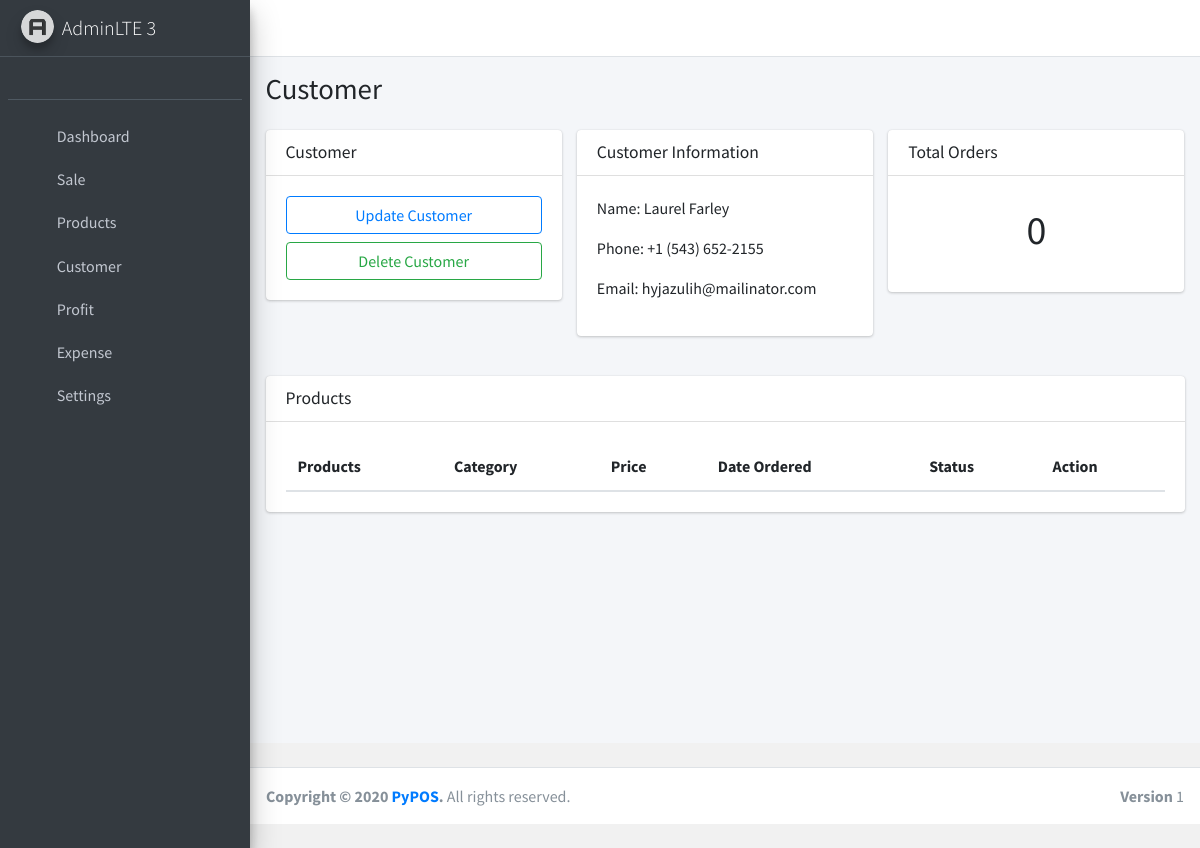
The app's page /customer/1/ with its own data.
### accounts/models.py (models this page shows, shortened)
class Customer(models.Model):
	name=models.CharField(max_length=200)
	phone=models.CharField(max_length=200,null=True,unique=True)
	email=models.CharField(max_length=200,null=True)
	address=models.CharField(max_length=200,null=True)
	create_date=models.DateTimeField(auto_now_add=True,null=True)

### accounts/views.py (the view)
# urls.py: path('customer/<str:pk>/', views.customerPage,name='customerpage'),
def customerPage(request,pk):
	customer = Customer.objects.get(id=pk)
	orders = customer.order_set.all()
	total_order = orders.count()
	context = {'customer':customer,'orders':orders,'total_order':total_order}
	return render(request,'accounts/customerdetails.html',context)

### accounts/templates/accounts/customerdetails.html (shortened to what this page needs)
{%extends 'accounts/main.html'%}
{%block content%}
    <div class="content-header">
      <div class="container-fluid">
        <div class="row mb-2">
          <div class="col-sm-6">
            <h1 class="m-0">Customer</h1>
          </div>
        </div>
      </div>
    </div>
<section class="content">
<div class="container">
    <div class="row">
        <div class="col-md-4">
            <div class="card">
                <div class="card-header">
                    <h5 class="card-title">Customer</h5>
                </div>
                <div class="card-body">
                    <a href="{% url 'update_customer' customer.id %}" class="btn btn-outline-primary btn-block">Update Customer</a>
                    <a href="" class="btn btn-outline-success btn-block">Delete Customer</a>
                </div>
            </div>
        </div>
        <div class="col-md-4">
            <div class="card">
                <div class="card-header">
                    <h5 class="card-title">Customer Information</h5>
                </div>
                <div class="card-body">
                    <p>Name: {{customer.name}}</p>
                    <p>Phone: {{customer.phone}}</p>
                    <p>Email: {{customer.email}}</p>
                </div>
            </div>
        </div>
        <div class="col-md-4">
            <div class="card">
                <div class="card-header">
                    <h5 class="card-title">Total Orders</h5>
                </div>
                <div class="card-body">
                    <h1 style="padding: 10px; text-align: center;">{{total_order}}</h1>
                </div>
            </div>
        </div>
    </div>
    <div class="product-table my-4">
        <div class="row">
            <div class="col-md">
                <div class="card">
                    <div class="card-header">
                        <h5 class="card-title">Products</h5>
                    </div>
                    <div class="card-body">
                        <table class="table">
                            <thead>
                                <tr>
                                    <th>Products</th>
                                    <th>Category</th>
                                    <th>Price</th>
                                    <th>Date Ordered</th>
                                    <th>Status</th>
                                    <th>Action</th>
                                </tr>
                            </thead>
                        </table>
                    </div>
                </div>
            </div>
        </div>
    </div>
</div>
</section>
{%endblock%}

### static/css/main.css (style rules this page uses)
body { background-color:#f1f1f1; }

### records on screen
Customer: name "Laurel Farley", phone "+1 (543) 652-2155", email "hyjazulih@mailinator.com"

### other values on screen
{{ total_order }} "0"
